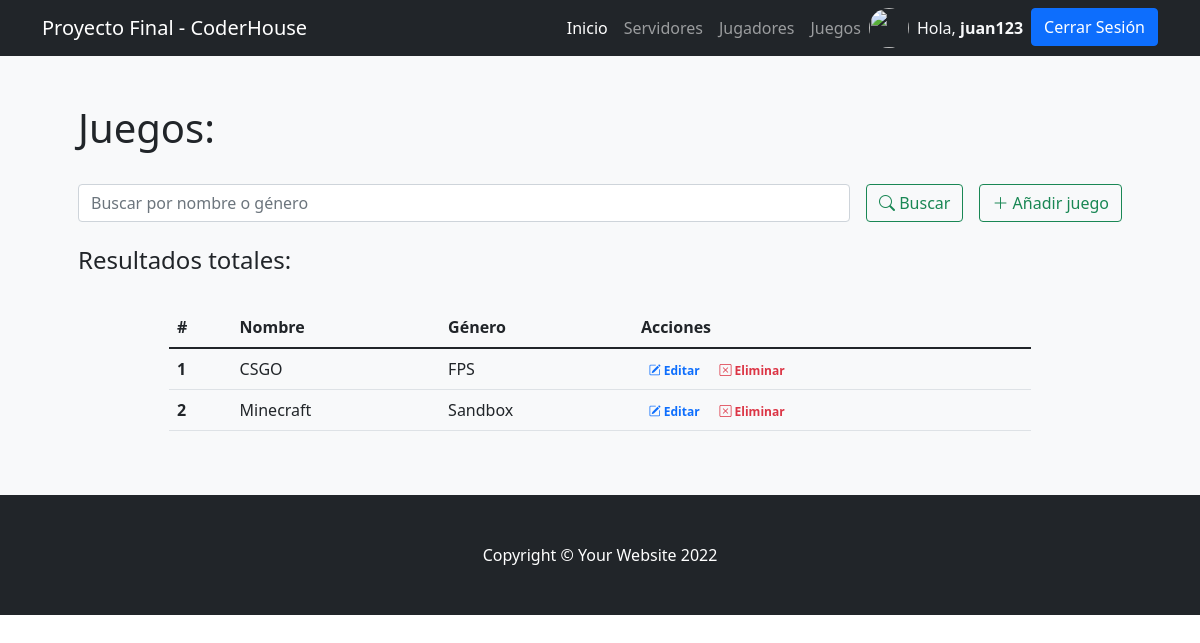
Screenshot of /app/juegos/ (signed in) with the database file from the repository.
### ProyectoFinalApp/models.py (models this page shows)
class Juego(models.Model):
    nombre = models.CharField(max_length = 20)
    genero = models.CharField(max_length = 20)
    class Meta:
        verbose_name_plural = "Juegos"

### ProyectoFinalApp/views.py (the view)
# urls.py: path('juegos/', juegos, name= "juegos"),
@login_required
def juegos(request):
    if request.method == "POST":
        search = request.POST["search"]
        if search !="":
            juegos = Juego.objects.filter( Q(nombre__icontains=search)| Q(genero__icontains=search) ).values()
            return render(request, "ProyectoFinalApp/juegos.html",{"juegos":juegos, "search":True, "busqueda":search})
    juegos = Juego.objects.all()
    return render(request,"ProyectoFinalApp/juegos.html",{"juegos":juegos})

### ProyectoFinalApp/templates/ProyectoFinalApp/juegos.html (shortened to what this page needs)
{% extends 'ProyectoFinalApp/base.html' %}
{% load static %}
{% block contenidoPagina %}
<section class="bg-light py-5">
    <div class="container px-5">
        <h1>Juegos:</h1>
        <br>
        <div class="row gx-5 justify-content-center">
            <div class="col-lg-12">
                <form class="d-flex my-2 my-lg-0" action="" method="post">
                    <input class="flex-grow-0 form-control mr-sm-2" type="search" name="search" placeholder="Buscar por nombre o género" aria-label="Search">
                    <button class="btn btn-outline-success text-nowrap ms-3 my-2 my-sm-0" type="submit"> <i class="bi bi-search"></i> Buscar</button>
                    <a class="btn btn-outline-success text-nowrap ms-3 my-2 my-sm-0" href="{% url 'crearjuego' %}"> <i class="bi bi-plus-lg"></i> Añadir juego</a>
                </form>
            </div>
        </div>
        <br>
        <h4>Resultados
            {% if search %}
                para "{{busqueda}}":
            {% else %}
                totales:
            {% endif %}
        </h4>
        <br>
        <div class="row gx-5 justify-content-center">
            <div class="col-lg-10 table-responsive">
                <table class="table table-theme">
                    <thead>
                        <tr>
                            <th scope="col">#</th>
                            <th scope="col">Nombre</th>
                            <th scope="col">Género</th>
                            <th scope="col">Acciones</th>
                        </tr>
                    </thead>
                    <tbody>
                        {% for juego in juegos %}
                            <tr>
                                <th scope="row">{{forloop.counter}}</th>
                                <td>{{juego.nombre}}</td>
                                <td>{{juego.genero}}</td>
                                <td>
                                    <a href="{% url 'editarJuego' juego.id %}" class="text-primary badge badge-primary text-decoration-none"> <i class="bi bi-pencil-square"></i> Editar</a>
                                    <a href="{% url 'juegoDelete' juego.id %}" class="text-danger badge badge-danger text-decoration-none"> <i class="bi bi-x-square"></i> Eliminar</a>
                                </td>
                            </tr>
                        {% endfor %}
                    </tbody>
                </table>
            </div>
        </div>
    </div>
</section>
{% endblock %}

### ProyectoFinalApp/templates/ProyectoFinalApp/base.html (shortened to what this page needs)
{% load static %}
<!DOCTYPE html>
<html lang="en">
    <head>
        <link rel="stylesheet" href="https://cdn.jsdelivr.net/npm/bootstrap-icons@1.8.3/font/bootstrap-icons.css">
        <link href="{% static 'css/styles.css' %}" rel="stylesheet" />
    </head>
    <body>
        <nav class="navbar navbar-expand-lg navbar-dark bg-dark">
            <div class="container">
                <a class="navbar-brand" href="{% url 'inicio' %}">Proyecto Final - CoderHouse</a>
                <div class="collapse navbar-collapse" id="navbarSupportedContent">
                    <ul class="navbar-nav ms-auto mb-2 mb-lg-0">
                        <li class="nav-item"><a class="nav-link active" aria-current="page" href="{% url 'inicio' %}">Inicio</a></li>
                        <li class="nav-item"><a class="nav-link" href="{% url 'servidores' %}">Servidores</a></li>
                        <li class="nav-item"><a class="nav-link" href="{% url 'jugadores' %}">Jugadores</a></li>
                        <li class="nav-item"><a class="nav-link" href="{% url 'juegos' %}">Juegos</a></li>
                        {% if user.is_authenticated %}
                            <img src="{{url}}" class="rounded-circle" width="40" height="40" alt="">
                            <li class="nav-item"><p class="text-light my-2 mx-2"></i> Hola, <b>{{user.username}}</b></p></li>
                            <li class="nav-item"><a class="btn btn-primary" href="{% url 'logout' %}">Cerrar Sesión</a></li>
                        {% else %}
                            <li class="nav-item"><a class="btn btn-primary mx-2" href="{% url 'login' %}">Iniciar Sesión</a></li>
                            <li class="nav-item"><a class="btn btn-outline-primary" href="{% url 'register' %}">Registrarse</a></li>
                        {% endif %}
                    </ul>
                </div>
            </div>
        </nav>
        {% block contenidoPagina %}
        {% endblock %}
        <footer class="py-5 bg-dark">
            <div class="container"><p class="m-0 text-center text-white">Copyright &copy; Your Website 2022</p></div>
        </footer>
    </body>
</html>

### rows the page displays
Juego: nombre "CSGO", genero "FPS"
Juego: nombre "Minecraft", genero "Sandbox"

### other values shown
{{ user.username }} "juan123"
